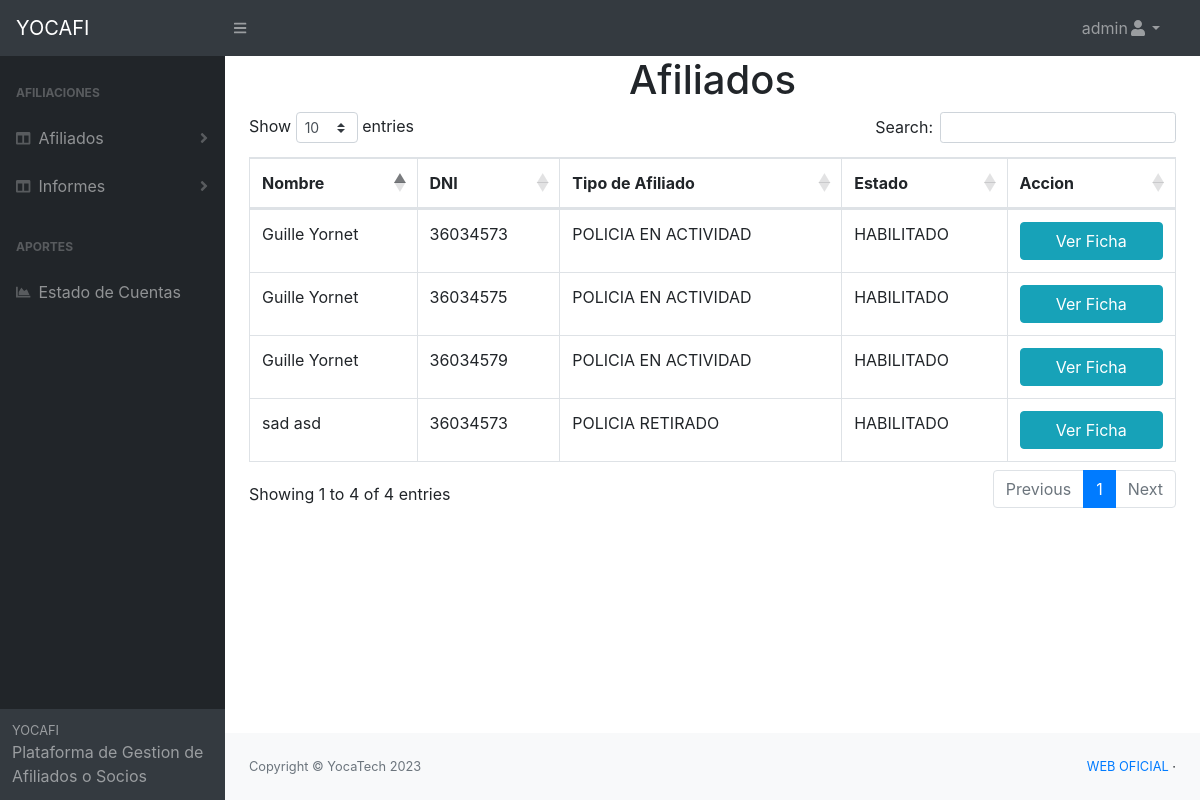
The app's page /pages/ver_afiliados.php (signed in) with its own data.
### tables this page shows
CREATE TABLE `afiliado_titular` (
  `id` int(11) NOT NULL,
  `nombre` text NOT NULL,
  `apellido` text NOT NULL,
  `dni` text NOT NULL,
  `fecha_nacimiento` date NOT NULL,
  `domicilio` text NOT NULL,
  `telefono` text NOT NULL,
  `email` text DEFAULT NULL,
  `departamento` text NOT NULL,
  `estado_civil` text NOT NULL,
  `genero` text NOT NULL,
  `tipo_socio` text NOT NULL,
  `padron` text NOT NULL,
  `sector_laboral` text NOT NULL,
  `fecha_carga` date NOT NULL DEFAULT current_timestamp(),
  `hora_carga` time NOT NULL DEFAULT current_timestamp(),
  `usuario_carga` text NOT NULL,
  `estado` text NOT NULL,
  `observacion` text DEFAULT NULL,
  `fecha_estado` date DEFAULT NULL,
  `hora_estado` time DEFAULT NULL,
  `fecha_baja` date DEFAULT NULL,
  `hora_baja` time DEFAULT NULL
);

### pages/ver_afiliados.php (the view, shortened to what this page needs)
<?php
    require 'conexion.php';
    $sql = "SELECT * FROM afiliado_titular";
    $resultado = $mysqli->query($sql);
?>
<?php
    include "header.php";
?>
    <body class="sb-nav-fixed">
    <?php
    include "nav_principal.php";
    ?>
        <div id="layoutSidenav">
           <?php
           include "inc_nav.php";
           ?>
            <div id="layoutSidenav_content">
                <main>
                    <h1 class="text-center">Afiliados</h1>
    <div class="container">
       <div class="row">
           <div class="col-lg-12">
            <table id="example" class="table table-bordered  display nowrap" cellspacing="0" width="100%">
                <thead>
                    <tr>
                        <th>Nombre</th>
                        <th>DNI</th>
                        <th>Tipo de Afiliado</th>
                        <th>Estado</th>
                        <th>Accion</th>
                    </tr>
                </thead>
                <tbody>
                   <?php while ($row = $resultado->fetch_assoc()) { ?>
                    <tr>
                        <td><?php echo $row['nombre']." ".$row['apellido']; ?></td>
                        <td><?php echo $row['dni']; ?></td>
                        <td><?php echo $row['tipo_socio']; ?></td>
                        <td><?php echo $row['estado']; ?></td>
                             <td><a href="ver_ficha.php?id=<?php echo $row['id']; ?>"class='btn btn-info col-12'>Ver Ficha</a></td>
                    </tr>
                    <?php } ?>
                </tbody>
            </table>
           </div>
       </div>
    </div>
                </main>
                <?php
                    include "footer.php";
                ?>
            </div>
        </div>
    </body>
</html>

### records on screen
afiliado_titular: nombre "Guille", apellido "Yornet", dni "36034573", tipo_socio "POLICIA EN ACTIVIDAD", estado "HABILITADO"
afiliado_titular: nombre "sad", apellido "asd", dni "36034573", tipo_socio "POLICIA RETIRADO", estado "HABILITADO"
afiliado_titular: nombre "Guille", apellido "Yornet", dni "36034575", tipo_socio "POLICIA EN ACTIVIDAD", estado "HABILITADO"
afiliado_titular: nombre "Guille", apellido "Yornet", dni "36034579", tipo_socio "POLICIA EN ACTIVIDAD", estado "HABILITADO"

### other values on screen
$usuario "admin"
